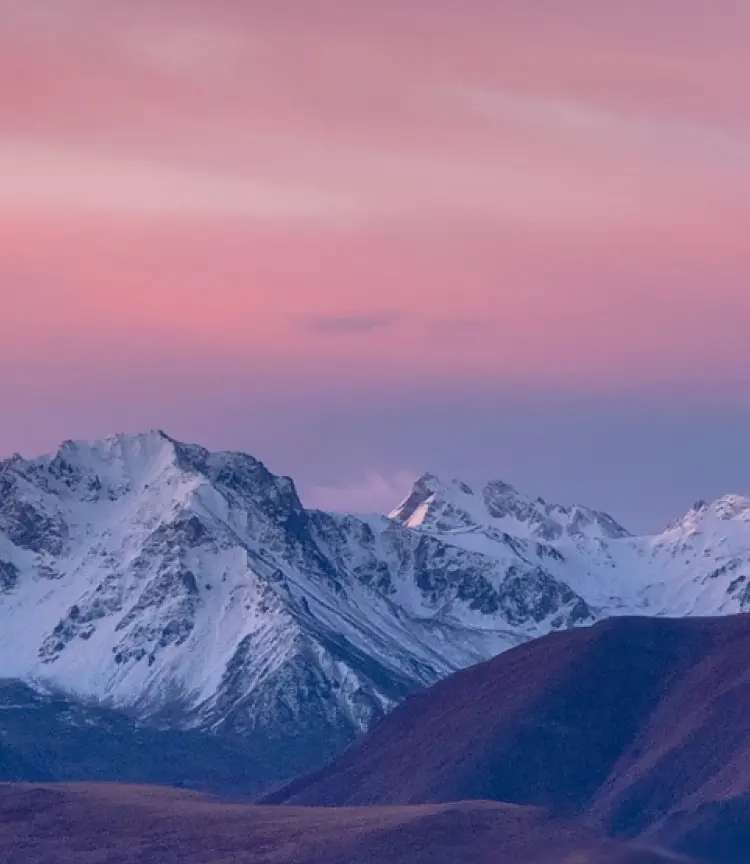
#> input picture mountail.webp, 750 x 864 px
$ python colorimg_to_gray.py
#> lines starting #> are read from the running program, lines starting #| are printed output that depends on the picture
import cv2
import matplotlib.pyplot as plt
import os

# File path
image_path = 'mountail.webp'

# ---------------------------------------------------------
# 1. READ COLOR IMAGE & CONVERT TO GRAYSCALE
# ---------------------------------------------------------
# Read original BGR image
color_img = cv2.imread(image_path, cv2.IMREAD_COLOR)
#> color_img is the input picture: shape (864, 750, 3); mean B, G, R 151, 116.2, 135.7

if color_img is None:
    print(f"Error: Could not load image from '{image_path}'.")
else:
    # Convert BGR to RGB (for correct display in Matplotlib)
    color_img_rgb = cv2.cvtColor(color_img, cv2.COLOR_BGR2RGB)

    # Convert RGB to Grayscale using OpenCV built-in function
    gray_img = cv2.cvtColor(color_img, cv2.COLOR_BGR2GRAY)
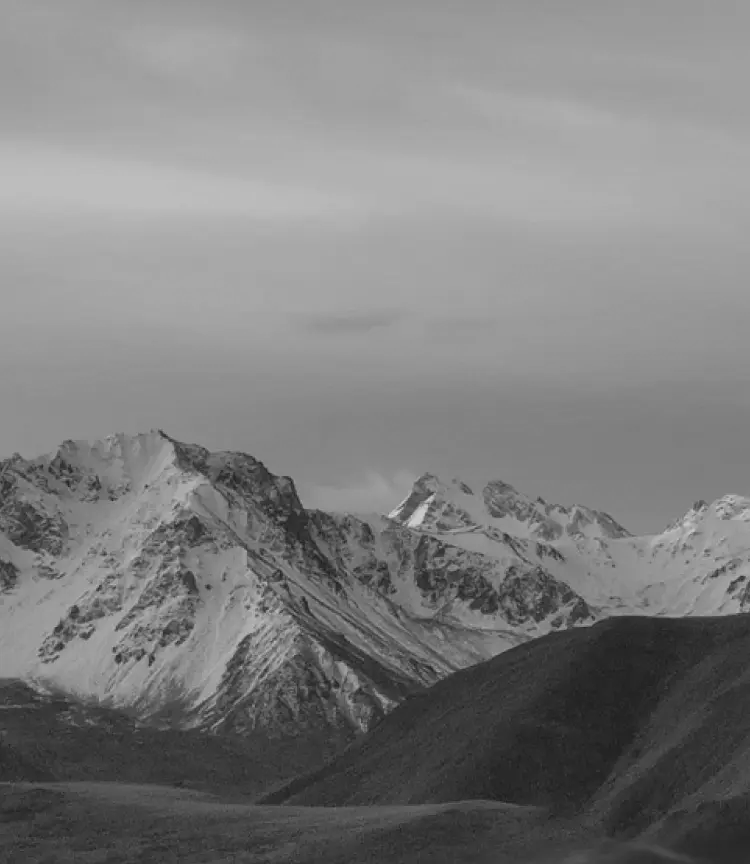
#> gray_img: shape (864, 750); min 29, max 213, mean 126

    # ---------------------------------------------------------
    # 2. REPORT PROPERTIES & DATA SIZE (IN BYTES)
    # ---------------------------------------------------------
    # Number of channels
    color_channels = color_img.shape[2]
#> color_channels = 3
    gray_channels = 1  # 2D array representation

    # Data size in memory (in bytes)
    color_size_bytes = color_img.nbytes
#> color_size_bytes = 1944000
    gray_size_bytes = gray_img.nbytes
#> gray_size_bytes = 648000

    print("=== BEFORE CONVERSION (COLOR) ===")
    print(f"Dimensions          : {color_img.shape[1]}x{color_img.shape[0]}")
#| Dimensions          : 750x864
    print(f"Number of Channels  : {color_channels}")
#| Number of Channels  : 3
    print(f"Data Type           : {color_img.dtype}")
#| Data Type           : uint8
    print(f"Memory Size         : {color_size_bytes:,} bytes ({color_size_bytes / 1024:.2f} KB)\n")
#| Memory Size         : 1,944,000 bytes (1898.44 KB)

    print("=== AFTER CONVERSION (GRAYSCALE) ===")
    print(f"Dimensions          : {gray_img.shape[1]}x{gray_img.shape[0]}")
#| Dimensions          : 750x864
    print(f"Number of Channels  : {gray_channels}")
    print(f"Data Type           : {gray_img.dtype}")
#| Data Type           : uint8
    print(f"Memory Size         : {gray_size_bytes:,} bytes ({gray_size_bytes / 1024:.2f} KB)\n")
#| Memory Size         : 648,000 bytes (632.81 KB)

    print(f"Data Size Reduction : {((color_size_bytes - gray_size_bytes) / color_size_bytes) * 100:.2f}% reduction")
#| Data Size Reduction : 66.67% reduction

    # ---------------------------------------------------------
    # 3. DISPLAY SIDE BY SIDE
    # ---------------------------------------------------------
    plt.figure(figsize=(12, 6))

    # Plot Original Color Image
    plt.subplot(1, 2, 1)
    plt.imshow(color_img_rgb)
    plt.title("Original Color Image (3 Channels)")
    plt.axis("off")

    # Plot Grayscale Image
    plt.subplot(1, 2, 2)
    plt.imshow(gray_img, cmap='gray')
    plt.title("Grayscale Image (1 Channel)")
    plt.axis("off")

    plt.tight_layout()
    plt.show()
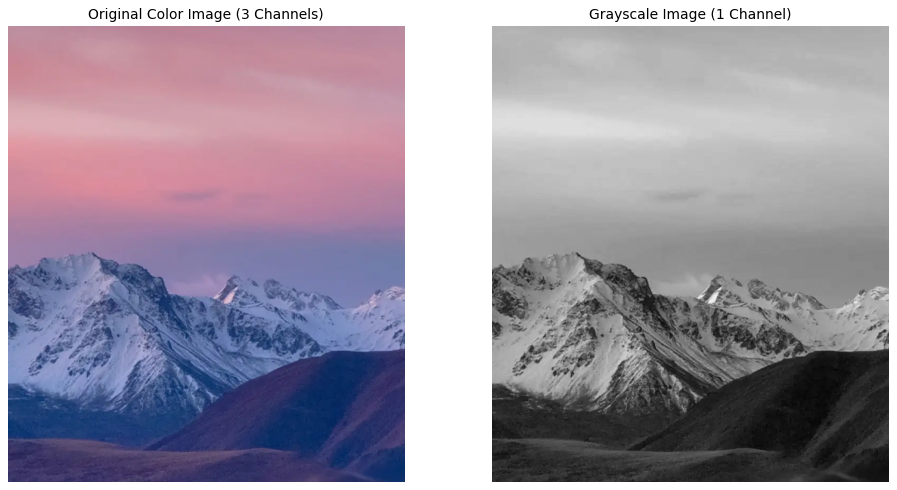
#> figure drawn by matplotlib, 2 panels
